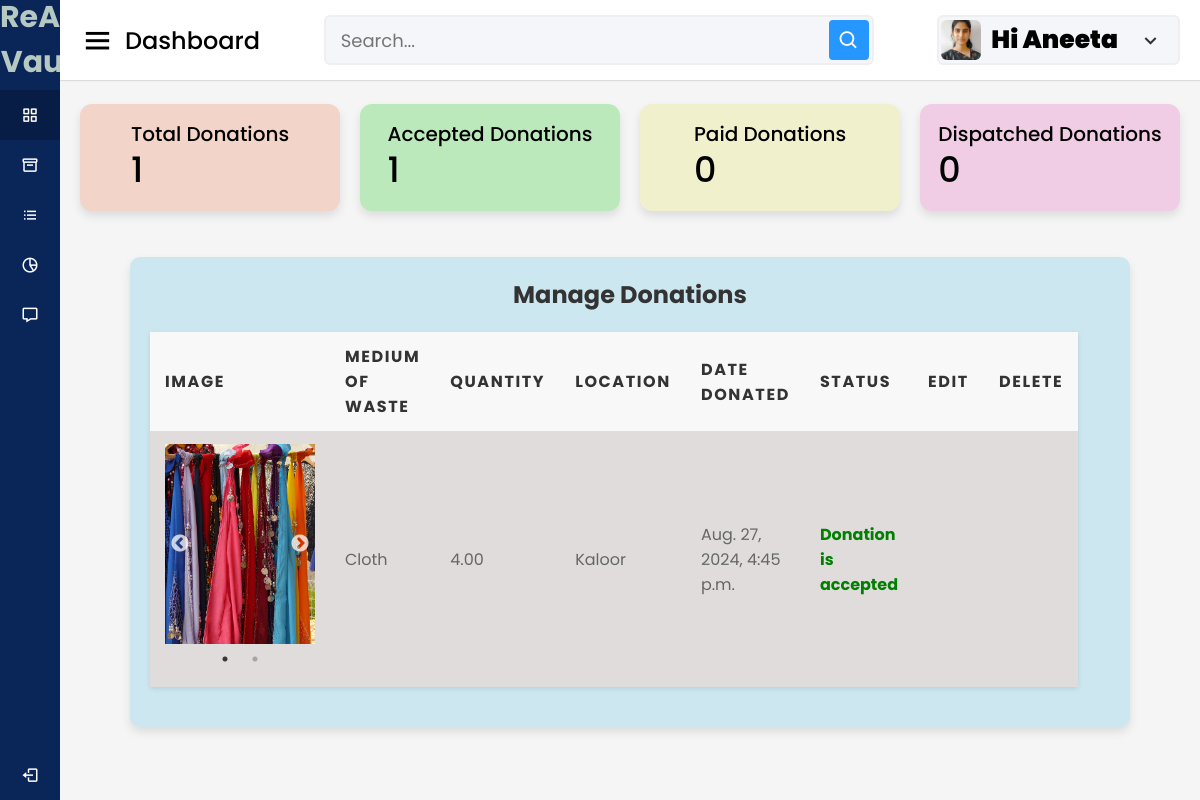
Before: /donors/view-donations/ (signed in) with the older database file.
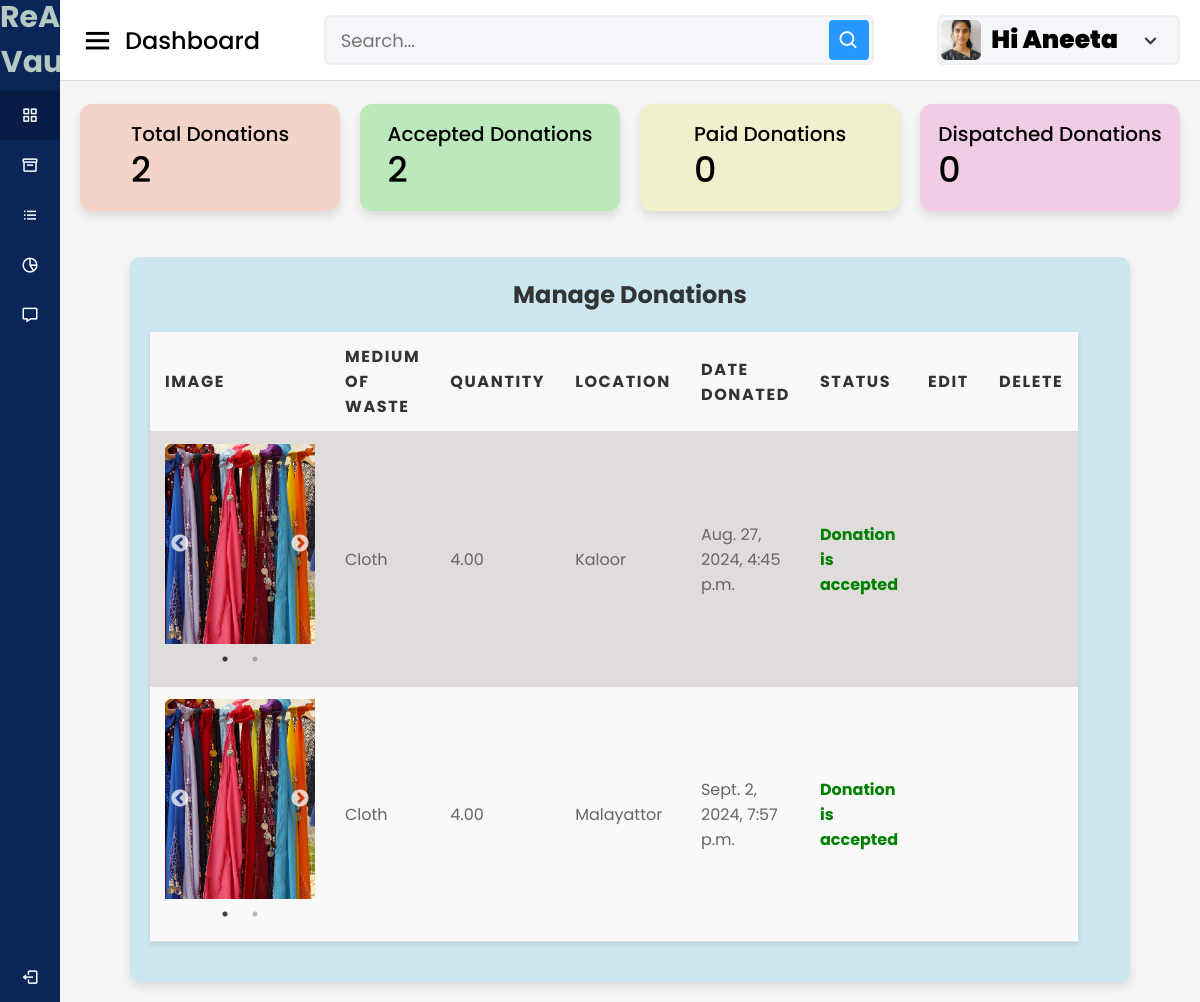
After: the same page with the newer database file.
### donors/models.py (models this page shows, shortened)
class DonationImage(models.Model):
    donation = models.ForeignKey(Donation, on_delete=models.CASCADE, related_name='images')
    image=models.ImageField(upload_to='picture/donor')

class Donation(models.Model):
    donor = models.ForeignKey(Donors, on_delete=models.CASCADE)
    medium_of_waste = models.ForeignKey(MediumOfWaste, on_delete=models.CASCADE)
    quantity = models.DecimalField(max_digits=10, decimal_places=2)
    location = models.CharField(max_length=255)
    date_donated = models.DateTimeField(auto_now_add=True)
    STATUS_CHOICES = [
        ('pending','Pending'),
        ('accepted','Accepted'),
        ('rejected','Rejected'),
    ]
    status = models.CharField(max_length=10, choices=STATUS_CHOICES, default='pending')

### adminclick/models.py (models this page shows, shortened)
class MediumOfWaste(models.Model):
    name = models.CharField(max_length=255)
    description = models.TextField(blank=True, null=True)
    rate=models.DecimalField(max_digits=10,decimal_places=2,default=0.00)

### donors/views.py (the view)
# urls.py: path('view-donations/', views.view_donations, name='view_donations'),
@login_required
@never_cache
def view_donations(request):
    donations = Donation.objects.filter(donor=request.user.donors)
    donor = request.user.donors
    total_donations = Donation.objects.filter(donor=donor).count()
    approved_donations = Donation.objects.filter(donor=donor, status ='accepted').count()
    context = {
        'donations': donations,
        'donor':donor,
        'total_donations':total_donations,
        'approved_donations':approved_donations
    }
    return render(request, 'Donors/manage_donation.html', context)

### cart/context_processors.py (called while the page is built)
def counter(request):
    cart_count=0
    if 'admin' in request.path:
        return{}
    else:
        try:
            cart=Cart.objects.filter(cart_id=_cart_id(request))
            cart_items=CartItem.objects.all().filter(cart=cart[:1])
            for cart_item in cart_items:
                cart_count = cart_item.Quantity
        except CartItem.DoesNotExist:
            cart_count=0
    return dict(cart_count=cart_count)

### cart/views.py (called while the page is built)
def _cart_id(request):
    cart=request.session.session_key
    if not cart:
        cart=request.session.create()
    return cart

### category/context_processors.py (called while the page is built)
def menu_links(request):
    links = Category.objects.all()
    return dict(links=links)

### template/Donors/manage_donation.html (shortened to what the changed rows need)
{% load static %}
<!DOCTYPE html>
<html lang="en" dir="ltr">
<head>
  <link rel="stylesheet" href="{% static 'assets/css/styles.css' %}">
  <link href='https://unpkg.com/boxicons@2.0.7/css/boxicons.min.css' rel='stylesheet'>
  <link rel="stylesheet" type="text/css" href="https://cdn.jsdelivr.net/npm/slick-carousel@1.8.1/slick/slick.css"/>
  <link rel="stylesheet" type="text/css" href="https://cdn.jsdelivr.net/npm/slick-carousel@1.8.1/slick/slick-theme.css"/>
</head>
<body>
  <section class="home-section">
    <body>
      <div class="home-content">
        <div class="overview-boxes">
          <div class="box" style="background-color:rgb(243, 212, 200);">
            <div class="right-side">
              <div class="box-topic">Total Donations</div>
              <div class="number">{{ total_donations }}</div>
            </div>
          </div>
          <div class="box" style="background-color:rgb(188, 233, 188);">
            <div class="right-side">
              <div class="box-topic">Accepted Donations</div>
              <div class="number">{{ approved_donations }}</div>
            </div>
          </div>
        </div>
        <div class="sales-boxes">
          <div class="recent-sales box" style="background-color: rgb(205, 231, 240); padding: 20px; border-radius: 10px; width: 1200px;">
              <table class="table">
                  <thead>
                      <tr>
                          <th>Image</th>
                          <th>Medium of Waste</th>
                          <th>Quantity</th>
                          <th>Location</th>
                          <th>Date Donated</th>
                          <th>Status</th>
                          <th>Edit</th>
                          <th>Delete</th>
                      </tr>
                  </thead>
                  <tbody>
                      {% for donation in donations %}
                      <tr>
                          <td>
                              {% if donation.images.exists %}
                                  <div class="image-carousel">
                                      {% for image in donation.images.all %}
                                          <div><img src="{{ image.image.url }}" alt="image of waste"></div>
                                      {% endfor %}
                                  </div>
                              {% else %}
                                  No picture
                              {% endif %}
                          </td>
                          <td>{{ donation.medium_of_waste.name }}</td>
                          <td>{{ donation.quantity }}</td>
                          <td>{{ donation.location }}</td>
                          <td>{{ donation.date_donated }}</td>
                          <td>
                              {% if donation.status == 'accepted' %}
                                  <span class="text-success">Donation is accepted</span>
                              {% else %}
                                  <span class="text-warning">Pending</span>
                              {% endif %}
                          </td>
                          <td>
                          </td>
                          <td>
                          </td>
                      </tr>
                      {% endfor %}
                  </tbody>
              </table>
          </div>
      </div>
    </body>
    </html>

Changed rows visible on the page:
added Donation: medium_of_waste.name "Cloth", quantity "4.00", location "Malayattor", date_donated "Sept. 2, 2024, 7:57 p.m.", status "Donation is accepted"
added DonationImage: image (picture), shown under "Cloth"
Other visible differences:
{{ total_donations }}: "1" → "2"
{{ approved_donations }}: "1" → "2"
